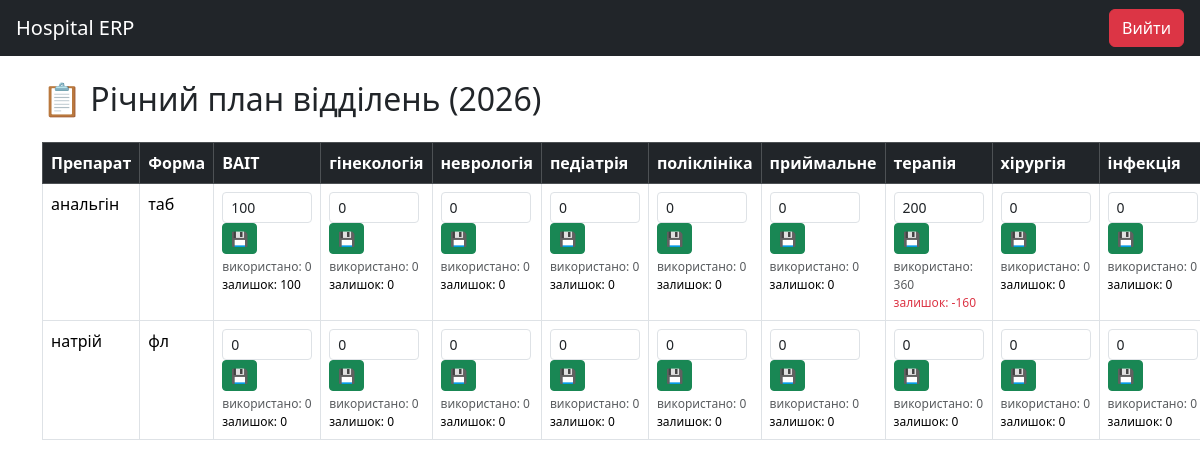
/year_plan (signed in), run on the app's committed database.
### tables this page shows
CREATE TABLE users(
        id INTEGER PRIMARY KEY AUTOINCREMENT,
        username TEXT,
        password TEXT,
        role TEXT
    );

CREATE TABLE medicines(
        id INTEGER PRIMARY KEY AUTOINCREMENT,
        name TEXT
    , form TEXT);

### app.py (the view, shortened to what this page needs)
@app.route("/year_plan", methods=["GET","POST"])
def year_plan():
    if session.get("role") != "warehouse":
        return redirect("/")
    year = datetime.now().year
    medicines = query("""
        SELECT id, name, form
        FROM medicines
        ORDER BY name
    """)
    departments = query("""
        SELECT username
        FROM users
        WHERE role='department'
        ORDER BY username
    """)
    data = []
    for m in medicines:
        row = {
            "id": m["id"],
            "name": m["name"],
            "form": m["form"],
            "departments": []
        }
        for d in departments:
            plan = query("""
                SELECT plan
                FROM department_plan
                WHERE medicine_id=? AND department=? AND year=?
            """, (m["id"], d["username"], year), one=True)
            plan_value = plan["plan"] if plan else 0
            used = query("""
                SELECT IFNULL(SUM(ri.quantity),0) as total
                FROM reservation_items ri
                JOIN reservations r ON ri.reservation_id=r.id
                WHERE ri.medicine_id=? AND r.department=? AND r.status='confirmed'
            """, (m["id"], d["username"]), one=True)["total"]
            remaining = plan_value - used
            row["departments"].append({
                "department": d["username"],
                "plan": plan_value,
                "remaining": remaining
            })
        data.append(row)
    return render_template(
        "year_plan.html",
        data=data,
        departments=departments,
        year=year
    )

### app.py (called while the page is built)
def query(q, args=(), one=False):
    conn = sqlite3.connect(DB)
    conn.row_factory = sqlite3.Row
    cur = conn.cursor()
    cur.execute(q, args)
    conn.commit()
    rv = cur.fetchall()
    conn.close()
    return (rv[0] if rv else None) if one else rv

### templates/year_plan.html (shortened to what this page needs)
{% extends "base.html" %}
{% block content %}
<h2 class="mb-4">📋 Річний план відділень ({{ year }})</h2>
<table class="table table-bordered">
<thead class="table-dark">
<tr>
<th>Препарат</th>
<th>Форма</th>
{% for d in departments %}
<th>{{ d.username }}</th>
{% endfor %}
</tr>
</thead>
<tbody>
{% for m in data %}
<tr>
<td>{{ m.name }}</td>
<td>{{ m.form }}</td>
{% for d in m.departments %}
<td>
<form method="POST" action="/year_plan">
<input
type="number"
name="plan"
value="{{ d.plan }}"
class="form-control form-control-sm"
style="width:90px; display:inline-block;"
>
<button class="btn btn-sm btn-success">
💾
</button>
</form>
<div style="font-size:12px; margin-top:4px">
<span class="text-muted">
використано: {{ d.plan - d.remaining }}
</span>
<br>
<span class="{% if d.remaining < 0 %}text-danger{% endif %}">
залишок: {{ d.remaining }}
</span>
</div>
</td>
{% endfor %}
</tr>
{% endfor %}
</tbody>
</table>
{% endblock %}

### data on the page
users: username "ВАІТ", plan "100", plan "0", remaining "100", remaining "0"
users: username "гінекологія", plan "0", remaining "0"
users: username "неврологія", plan "0", remaining "0"
users: username "педіатрія", plan "0", remaining "0"
users: username "поліклініка", plan "0", remaining "0"
users: username "приймальне", plan "0", remaining "0"
users: username "терапія", plan "200", plan "360", remaining "-160", plan "0", remaining "0"
users: username "хірургія", plan "0", remaining "0"
users: username "інфекція", plan "0", remaining "0"
medicines: name "анальгін", form "таб"
medicines: name "натрій", form "фл"
